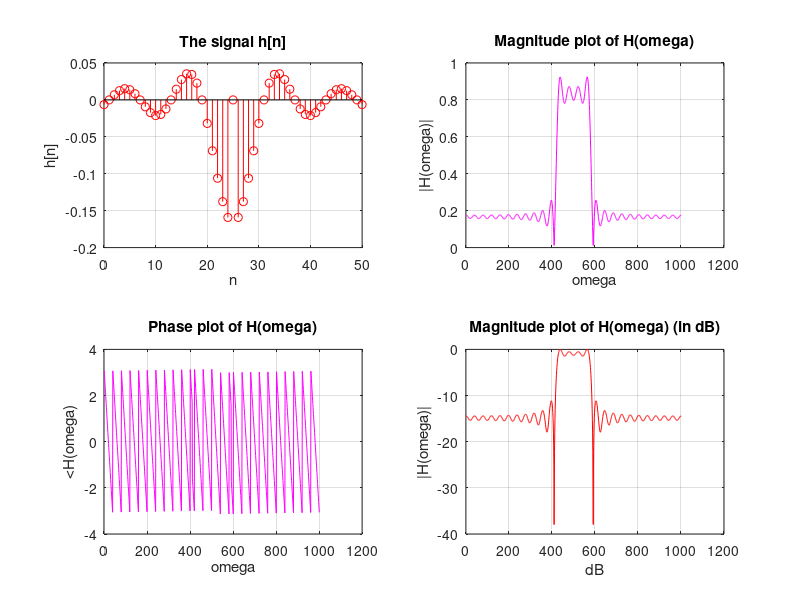

Reproduce this figure in MATLAB.
n=0:50;

multiply = 1./(pi*(25-n));
% hn is just the fist 51 samples of hd because the window will be of
% length 51
hn = multiply.*(sin(pi/6*(25 - n)));
hn(26) = 0;
h1 = (-1.^n).*hn;

figure();
subplot(2,2,1);
stem(n,h1,'red');
grid on;
title("The signal h[n]");
ylabel("h[n]");
xlabel("n");

y = fft(h1,1001);
y = fftshift(y);
subplot(2,2,2);
plot(1:1001,abs(y),'magenta');
title("Magnitude plot of H(\omega)");
grid on;
ylabel("|H(\omega)|");
xlabel("\omega");

subplot(2,2,3);
plot(1:1001,angle(y),'magenta');
title("Phase plot of H(\omega)");
grid on;
ylabel("<H(\omega)");
xlabel("\omega");

y1 = 20*log10(abs(y/max(y)));
subplot(2,2,4);
plot(1:length(y1),y1,'red');
title("Magnitude plot of H(\omega) (in dB)");
grid on;
ylabel("|H(\omega)|");
xlabel("dB");
